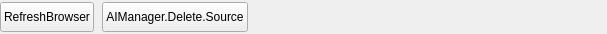
<?xml version="1.0" encoding="UTF-8"?>
<ui version="4.0">
 <class>AFQAIManagerToolbar</class>
 <widget class="QWidget" name="AFQAIManagerToolbar">
  <property name="geometry">
   <rect>
    <x>0</x>
    <y>0</y>
    <width>607</width>
    <height>34</height>
   </rect>
  </property>
  <property name="minimumSize">
   <size>
    <width>0</width>
    <height>34</height>
   </size>
  </property>
  <property name="maximumSize">
   <size>
    <width>16777215</width>
    <height>34</height>
   </size>
  </property>
  <property name="windowTitle">
   <string>Form</string>
  </property>
  <layout class="QHBoxLayout" name="horizontalLayout_2">
   <property name="spacing">
    <number>8</number>
   </property>
   <property name="leftMargin">
    <number>0</number>
   </property>
   <property name="topMargin">
    <number>0</number>
   </property>
   <property name="rightMargin">
    <number>0</number>
   </property>
   <property name="bottomMargin">
    <number>0</number>
   </property>
   <item>
    <widget class="QPushButton" name="pushButton_Refresh">
     <property name="minimumSize">
      <size>
       <width>0</width>
       <height>30</height>
      </size>
     </property>
     <property name="maximumSize">
      <size>
       <width>16777215</width>
       <height>30</height>
      </size>
     </property>
     <property name="text">
      <string>RefreshBrowser</string>
     </property>
    </widget>
   </item>
   <item>
    <widget class="QPushButton" name="pushButton_RemoveSource">
     <property name="minimumSize">
      <size>
       <width>0</width>
       <height>30</height>
      </size>
     </property>
     <property name="maximumSize">
      <size>
       <width>16777215</width>
       <height>30</height>
      </size>
     </property>
     <property name="text">
      <string>AIManager.Delete.Source</string>
     </property>
    </widget>
   </item>
   <item>
    <spacer name="horizontalSpacer">
     <property name="orientation">
      <enum>Qt::Horizontal</enum>
     </property>
     <property name="sizeHint" stdset="0">
      <size>
       <width>40</width>
       <height>20</height>
      </size>
     </property>
    </spacer>
   </item>
  </layout>
 </widget>
 <resources/>
 <connections/>
</ui>
